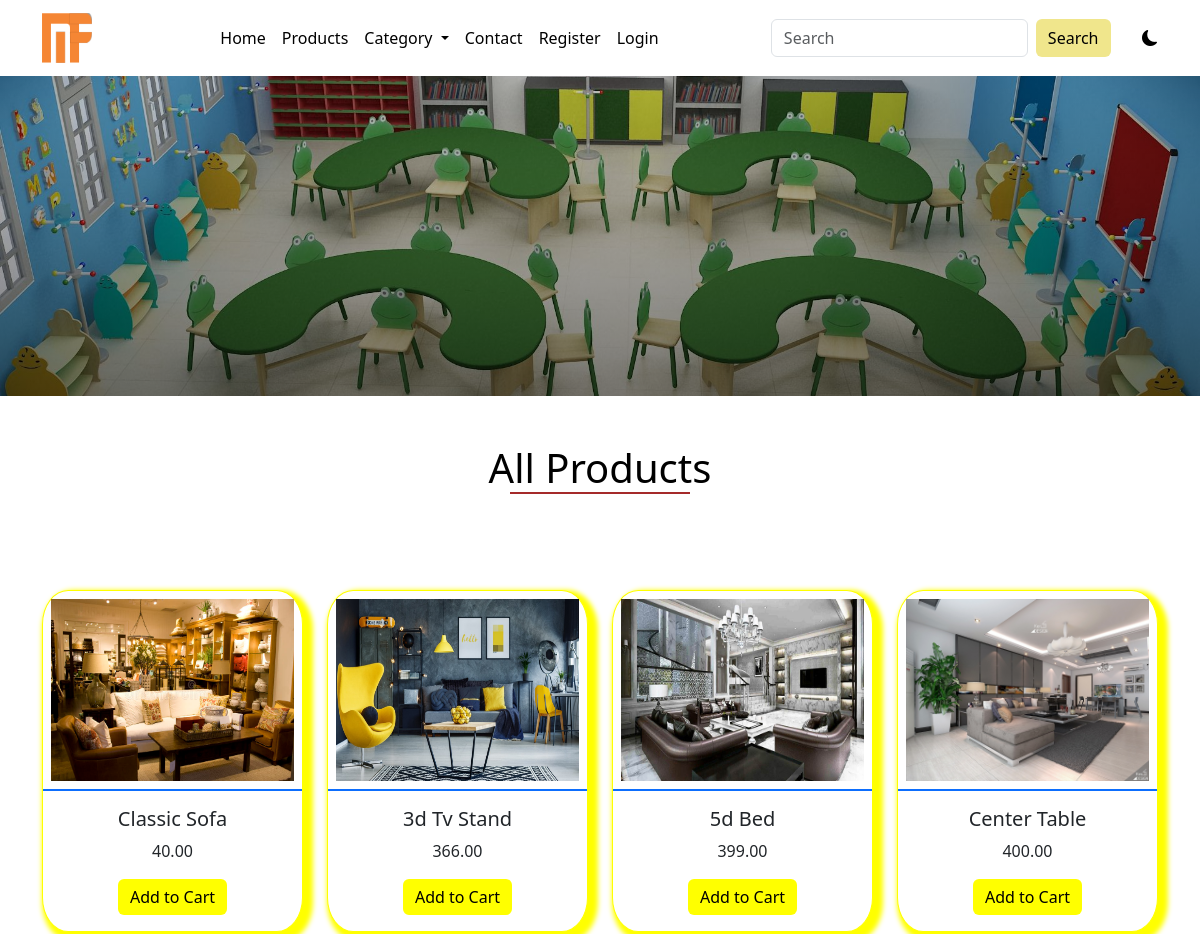
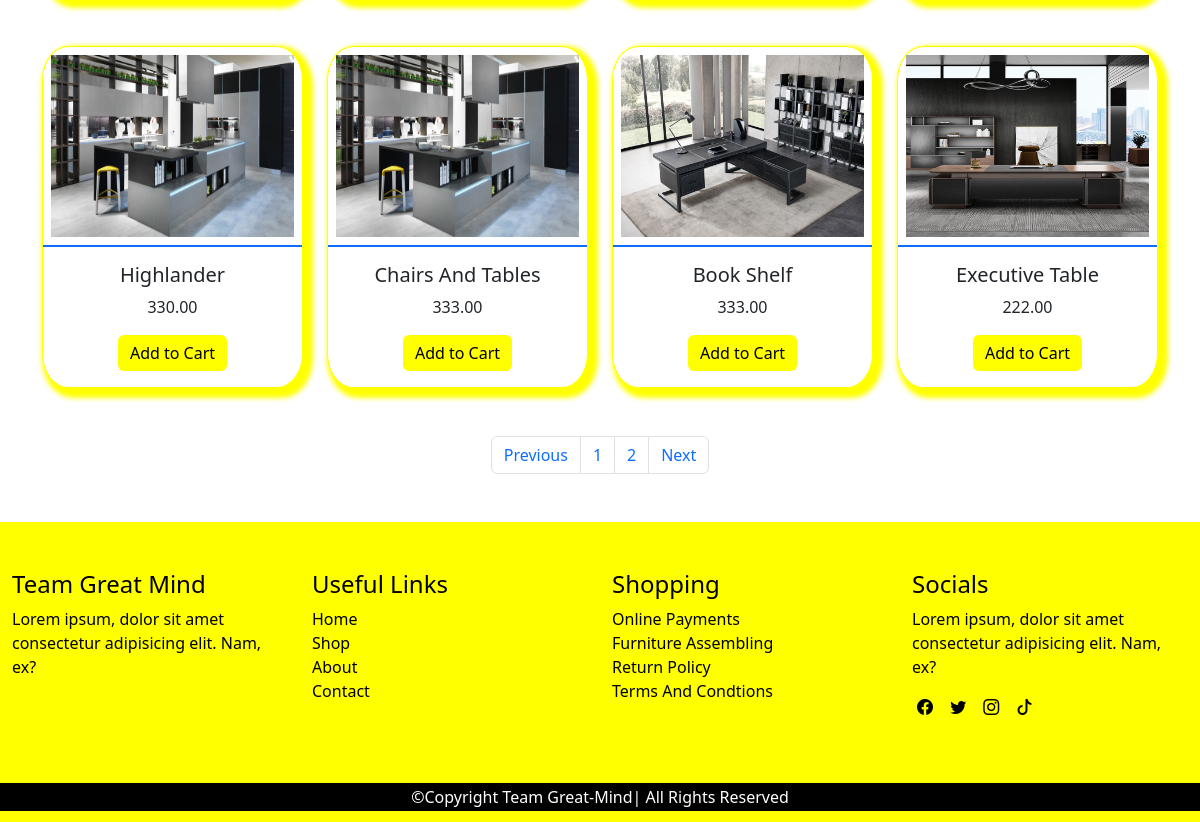
Page /products on the committed database (2 pictures, top to bottom).
### main/models.py (models this page shows, shortened)
class AppInfo(models.Model):
    appname=models.CharField(max_length=50)
    logo=models.ImageField(upload_to='logo')
    carousel1 = models.ImageField(upload_to='carousel1')
    carousel2 = models.ImageField(upload_to='carousel2')
    carousel3 = models.ImageField(upload_to='carousel3')
    banner = models.ImageField(upload_to='banner')
    copyright = models.IntegerField()

class Product(models.Model):
    category=models.ForeignKey(Category, on_delete=models.CASCADE)
    name=models.CharField(max_length=50)
    slug=models.SlugField(unique=True)
    pix=models.ImageField(upload_to='pix')
    price=models.DecimalField(max_digits=5, decimal_places=2)
    discount_price=models.DecimalField(max_digits=5, decimal_places=2, blank=True, null=True)
    description=models.TextField()
    featured= models.BooleanField(default=False)
    uploaded=models.DateField(auto_now=True)
    edited=models.DateField(auto_now_add=True)

### main/views.py (the view)
# urls.py: path('products', views.products, name='products'),
def products(request):
    allprod = Product.objects.all()
    p = Paginator(allprod, 8)
    page = request.GET.get('page')
    pagin = p.get_page(page)
    context = {
        'pagin': pagin
    }
    return render(request, 'product.html', context)

### main/context_processor.py (called while the page is built)
def dropdown(request):
    info = AppInfo.objects.get(pk=1)
    fdog = Category.objects.all()
    context={
        'info': info,
        'fdog': fdog,
    }
    return context

def cartcount(request):
    count=Cart.objects.filter(user__username = request.user.username, paid=False)
    itemcount=0
    for item in count:
        itemcount+=item.quantity
    context ={
        'itemcount': itemcount
    }
    return context

### main/templates/product.html (shortened to what this page needs)
{% extends 'base.html' %}
{% block header %} {% include 'header.html' %} {% endblock header%}
{% block banner %} {% include 'banner.html' %} {% endblock banner%}
{% block content %}
    <div class="container">
        <h1 class="title mt-5 ">All Products</h1>
        <div class="row my-5">
            {% for  item in pagin  %}
            <div class="col-12 col-md-6 col-lg-3 mt-5 product">
                <div class="card">
                    <a href=""><img src="{{item.pix.url}}" class="card-img-top" alt="..."></a>
                    <div class="card-body">
                        <h5 class="card-title">{{item.name|title}}</h5>
                        <p class="card-text">{{item.price}}</p>
                        <form action="{% url 'add_to_cart' %}" method="POST">
                            <button type="submit" class="btn btn-warning">Add to Cart</button>
                        </form>
                    </div>
                </div>
            </div>
            {% endfor %}
        </div>
        <nav aria-label="Page navigation example ">
            <ul class="pagination justify-content-center mb-5">
                {% if pagin.has_previous %}
                    <li class="page-item"><a class="page-link" href="?page={{pagin.previous_page_number}}">Previous</a></li>
                {% else %}
                    <li class="page-item"><a class="page-link" href="?page=1">Previous</a></li>
                {% endif %}
                {% for item in pagin.paginator.page_range %}
                    {% if pagin.number == item %}
                        <li class="page-item"><a class="page-link" href="#">{{item}}</a></li>
                    {% else %}
                        <li class="page-item"><a class="page-link" href="?page={{item}}">{{item}}</a></li>
                    {% endif %}
                {% endfor %}
                {% if pagin.has_next %}
                    <li class="page-item"><a class="page-link" href="?page={{pagin.next_page_number}}">Next</a></li>
                {% else %}
                        <li class="page-item"><a class="page-link" href="?page={{pagin.paginator.num_pages}}">Next</a></li>
                {% endif %}
                </ul>
            </nav>
        </div>
{% endblock content%}
{%block footer %} {% include 'footer.html' %} {% endblock footer %}

### main/templates/header.html (shortened to what this page needs)
<nav class="navbar navbar-expand-lg ">
        <div class="container ">
            <a class="navbar-brand" href="#"><img src="{{info.logo.url}}" alt="" height="50px" width="50px"></a>
            <div class="collapse navbar-collapse" id="navbarSupportedContent">
                <ul class="navbar-nav mx-auto mb-2 mb-lg-0">
                    {% if user.is_authenticated %}
                        <li class="nav-item">
                            <a class="nav-link " href="{% url 'home' %}">Home</a>
                        </li>
                        <li class="nav-item">
                            <a class="nav-link" href="{% url 'products' %}">Products</a>
                        </li>
                        <li class="nav-item dropdown">
                            <a class="nav-link dropdown-toggle" href="#" role="button" data-bs-toggle="dropdown" aria-expanded="false">
                                Category
                            </a>
                            <ul class="dropdown-menu">
                                {% for item in fdog %}
                                <li><a class="dropdown-item" href="{% url 'category' item.id item.slug %}">{{item.name|title}}</a></li>
                                {% endfor %}
                            </ul>
                        </li>
                        <li class="nav-item">
                            <a class="nav-link" href="{% url 'contact' %}">Contact</a>
                        </li>
                         <li class="nav-item">
                        <a class="nav-link" href="{% url 'cart' %}">
                            <div class="wrapper">
                                <i class="bi bi-cart3"></i>
                                <span class="badge">{{itemcount}}</span>
                            </div>
                        </a>
                        </li>
                    <li class="nav-item dropdown">
                        <a class="nav-link dropdown-toggle" href="#" role="button" data-bs-toggle="dropdown" aria-expanded="false">
                            {% if user.customer %}
                            <img src="{{user.customer.pix.url}}" alt="" height="20px" width="20px">
                            {% endif %}
                            <span>{{user.username}}</span>
                        </a>
                        <ul class="dropdown-menu">
                            <li><a class="dropdown-item" href="{% url 'profile' %}">Profile</a></li>
                            <li><a class="dropdown-item" href="{% url 'signout' %}">Log out</a></li>
                            <li>
                                <hr class="dropdown-divider">
                            </li>
                            <li><a class="dropdown-item" href="#">Something else here</a></li>
                        </ul>
                    </li>
                    {% else %}
                    <li class="nav-item">
                        <a class="nav-link " href="{% url 'home' %}">Home</a>
                    </li>
                    <li class="nav-item">
                        <a class="nav-link" href="{% url 'products' %}">Products</a>
                    </li>
                    <li class="nav-item dropdown">
                            <a class="nav-link dropdown-toggle" href="#" role="button" data-bs-toggle="dropdown"
                                aria-expanded="false">
                                Category
                            </a>
                    </li>
                    <li class="nav-item">
                        <a class="nav-link" href="{% url 'contact' %}">Contact</a>
                    </li>
                    <li class="nav-item">
                        <a class="nav-link" href="{% url 'signup' %}">Register</a>
                    </li>
                    <li class="nav-item">
                        <a class="nav-link" href="{% url 'signin' %}">Login</a>
                    </li>
                   {% endif %}
                </ul>
                <form class="d-flex search" role="search" action="{% url 'search' %}" method="POST">
                    <input class="form-control me-2" name="search" type="search" placeholder="Search" aria-label="Search">
                    <button class="btn btn-outline-success" type="submit">Search</button>
                </form>
                 <div class="samson">
                    <i class="bi bi-moon-fill"></i>
                 </div>
            </div>
        </div>
    </nav>

### main/static/css/style.css (style rules this page uses)
* { box-sizing: border-box; padding: 0; margin: 0; }
.samson { margin-left: 3%; cursor: pointer; }
:root { --bg: white; --icon: black; --text: black; --card: black; }
body { background: var(--bg) !important; color: var(--text) !important; overflow: hidden; }
.navbar { background: var(--bg); }
.navbar-nav a { color: var(--text); font-weight: 500; }
.search button { background-color: khaki; border: none; color: black; font-weight: 300; }
.title { text-transform: capitalize; text-align: center; }
.title::after { content: ''; display: block; width: 180px; height: 2px; background-color: brown; margin-left: auto; margin-right: auto; }
.product .card { border: 1px solid yellow; border-radius: 10%; box-shadow: 5px 5px 5px 5px yellow; transition: 1s; }
.product img { padding: 3%; height: 200px; border-bottom: 2px solid; }
.product .card-body { text-align: center; }
.product .btn { background-color: yellow; border: none; }
.pagination { color: greenyellow; font-weight: 500; }

### rows in the picture
AppInfo: logo (picture)
Product: pix (picture), name "Classic Sofa", price "40.00"
Product: pix (picture), name "3d Tv Stand", price "366.00"
Product: pix (picture), name "5d Bed", price "399.00"
Product: pix (picture), name "Center Table", price "400.00"
Product: pix (picture), name "Highlander", price "330.00"
Product: pix (picture), name "Chairs And Tables", price "333.00"
Product: pix (picture), name "Book Shelf", price "333.00"
Product: pix (picture), name "Executive Table", price "222.00"

### other values in the picture
{{ item }} "1"
{{ item }} "2"
